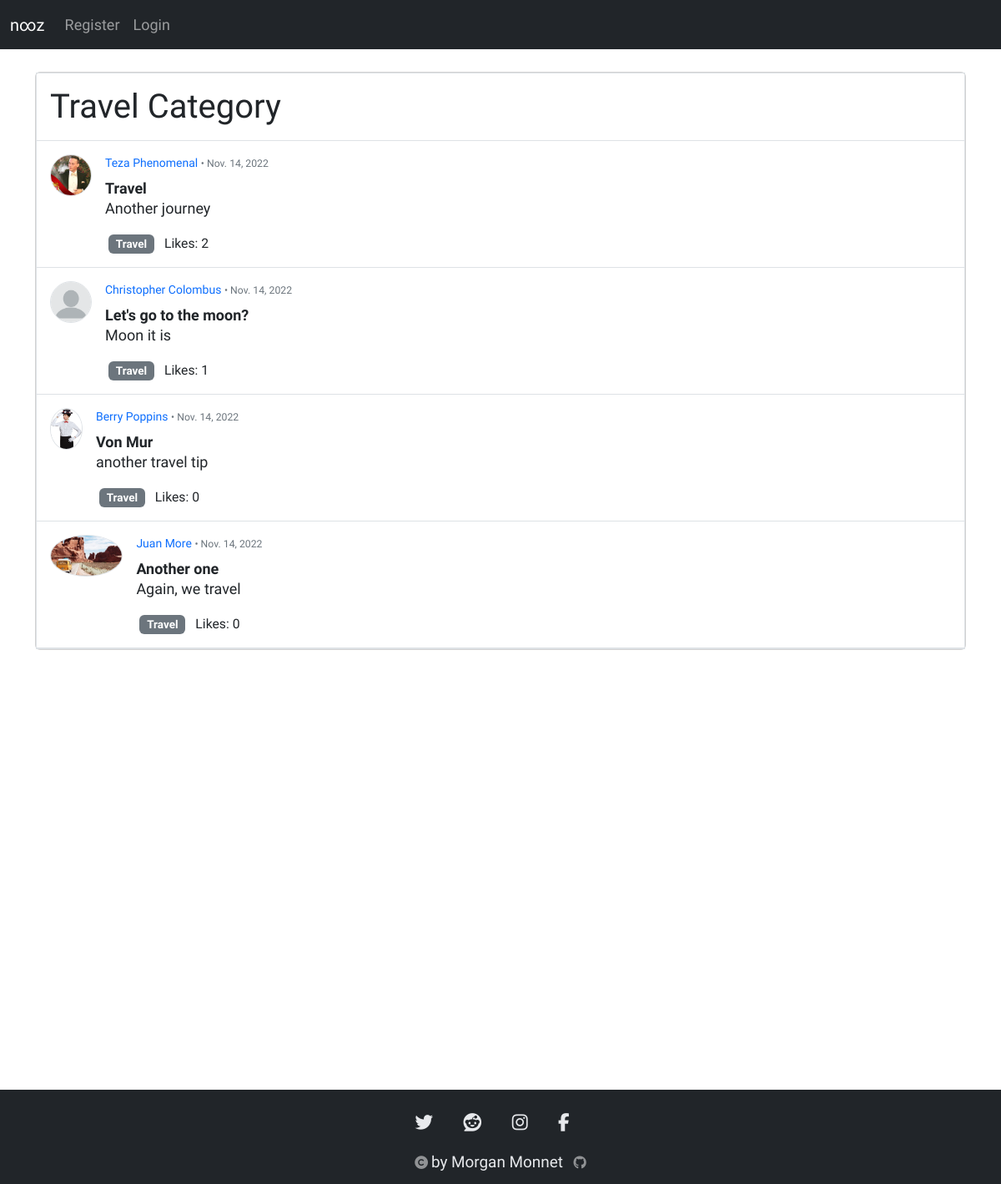
The app's page /category/Travel/ with its own data.
### nooz2/models.py (models this page shows, shortened)
class Post(models.Model):
    title = models.CharField(max_length=255)
    title_tag = models.CharField(max_length=255)
    header_image = models.ImageField(null=True, blank=True, upload_to="images/")
    description = models.CharField(max_length=50)
    author = models.ForeignKey(User, on_delete=models.CASCADE)
    body = RichTextField(blank=True, null=True)
    timestamp = models.DateField(auto_now_add=True)
    category = models.CharField(max_length=255, default='News')
    likes = models.ManyToManyField(User, related_name='post_user')
    def total_likes(self):
        return self.likes.count()

class Profile(models.Model):
    user = models.OneToOneField(User, null=True, on_delete=models.CASCADE)
    bio = models.TextField()
    profile_pic = models.ImageField(null=True, blank=True, upload_to="images/profile")
    site_url = models.CharField(max_length=255, null=True, blank=True)
    facebook_url = models.CharField(max_length=255, null=True, blank=True)
    instagram_url = models.CharField(max_length=255, null=True, blank=True)

### nooz2/views.py (the view, shortened to what this page needs)
# urls.py: path('category/<str:cats>/', CategoryView, name="category"),
def CategoryView(request, cats):
    category_posts = Post.objects.filter(category=cats.replace('-', ' '))
    return render(request, 'categories.html', {'cats':cats.title().replace('-', ' '), 'category_posts':category_posts})

### templates/categories.html (shortened to what this page needs)
{% extends 'base.html' %}
{% load static %}
{% block content %}
<br/>
<div class="container">
{% if category_posts %}
<div class="card d-flex justify-content-center">
    <div class="border border-left border-right px-0">
      <div class="p-3 border-bottom">
        <h1 class="d-flex align-items-center mb-0">
            {{ cats }} Category
        </h1>
      </div>
      <div>
        {% for post in category_posts %}
        <div>
          <div class="d-flex p-3 border-bottom">
            {% if post.author.profile.profile_pic %}
            <img src="{{ post.author.profile.profile_pic.url }}" class="rounded-circle border"
              height="50" alt="Avatar" loading="lazy" />
            {% else %}
            <img src="{% static 'images/generic_pic.png' %}" class="rounded-circle border"
            height="50" alt="Avatar" loading="lazy" />
            {% endif %}
            <div class="d-flex w-100 ps-3">
              <div>
                <h6 class="text-body">
                    <small><a href="{% url 'show_profile_page' post.author.profile.id %}">{{ post.author.first_name }} {{ post.author.last_name }}</a>
                    <span class="small text-muted font-weight-normal"> • </span>
                    <span class="small text-muted font-weight-normal">{{ post.timestamp }}</span>
                    </small>
                </h6>
                <div><strong><a href="{% url 'post-detail' post.pk %}" class="link-dark">{{ post.title}}</a></strong></div>
                <p style="line-height: 1.2;">
                    {{ post.description }}
                </p>
                <ul class="list-unstyled d-flex float-start mb-0 pe-xl-5">
                  <li><a href="{% url 'category' post.category|slugify|title %}" class="badge bg-secondary mx-1" style="text-decoration: none">{{ post.category }}</a></li>
                  <li><span class="small ps-2 float-right">Likes: {{ post.total_likes }}</span></li>
                </ul>
              </div>
            </div>
          </div>
        </div>
        {% endfor %}
      </div>
    </div>
  </div>
{% endif %}
</div>
{% endblock %}

### static/css/style.css (style rules this page uses)
* { margin: 0; padding: 0; }
body { font-family: 'Oswald', sans-serif; background-color: #fff; }
a { text-decoration: none; }
@media screen and (min-width: 1200px) { body { font-size: large; } }

### records on screen
Post: author.profile.profile_pic (picture), author.first_name "Teza", author.last_name "Phenomenal", timestamp "Nov. 14, 2022", title "Travel", description "Another journey", category "Travel", total_likes "2"
Post: author.first_name "Christopher", author.last_name "Colombus", timestamp "Nov. 14, 2022", title "Let's go to the moon?", description "Moon it is", category "Travel", total_likes "1"
Post: author.profile.profile_pic (picture), author.first_name "Berry", author.last_name "Poppins", timestamp "Nov. 14, 2022", title "Von Mur", description "another travel tip", category "Travel", total_likes "0"
Post: author.profile.profile_pic (picture), author.first_name "Juan", author.last_name "More", timestamp "Nov. 14, 2022", title "Another one", description "Again, we travel", category "Travel", total_likes "0"

### other values on screen
{{ cats }} "Travel"
